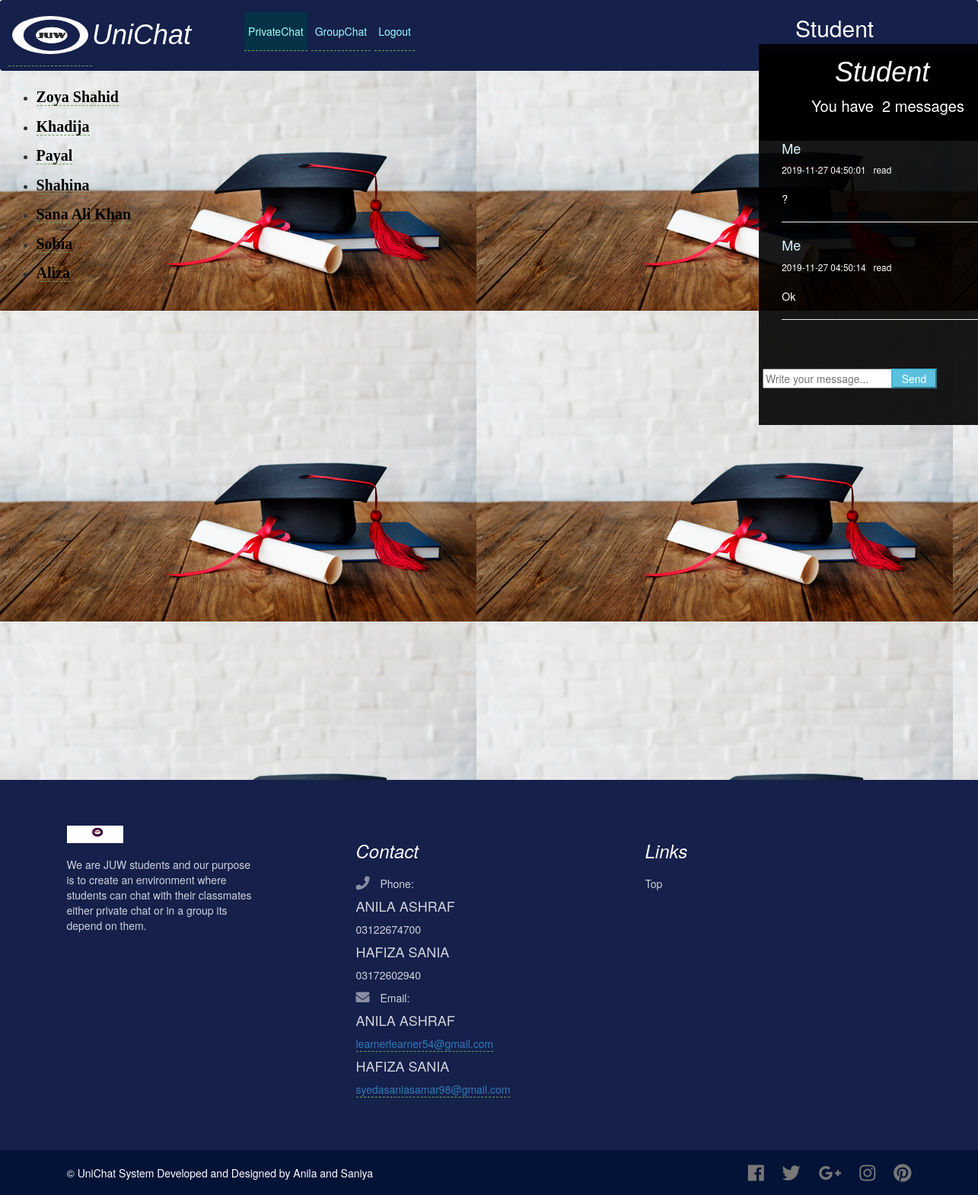
Screenshot of /wah.php (signed in) with the database file from the repository.
### tables this page shows
CREATE TABLE `student` (
  `Id` int(150) UNSIGNED NOT NULL,
  `Username` varchar(30) DEFAULT NULL,
  `Email` varchar(30) DEFAULT NULL,
  `Password` varchar(30) DEFAULT NULL,
  `Faculty` varchar(50) DEFAULT NULL,
  `Batch` varchar(30) DEFAULT NULL,
  `Source` varchar(30) DEFAULT NULL,
  `Area` varchar(255) DEFAULT NULL
);

CREATE TABLE `users_chats` (
  `sender_username` varchar(255) NOT NULL,
  `receiver_username` varchar(255) NOT NULL,
  `msg_content` text NOT NULL,
  `msg_status` varchar(255) NOT NULL,
  `msg_date` date NOT NULL,
  `msg_time` datetime NOT NULL
);

### wah.php (the view, shortened to what this page needs)
<?php
include("kon.php");
if(!isset($_SESSION['un'])){
	header("location: login.php");
}
else{ ?>
<html>
<head><title>PRIVATE CHAT</title>
	 <link rel="stylesheet" href="https://use.fontawesome.com/releases/v5.0.6/css/all.css">
	 <link rel="stylesheet" href="s.css">
	<link rel="stylesheet" href="https://maxcdn.bootstrapcdn.com/bootstrap/4.3.1/css/bootstrap.min.css">
	<link rel="stylesheet" href="https://maxcdn.bootstrapcdn.com/bootstrap/4.3.1/css/bootstrap.min.css">
	<link rel="stylesheet" type="text/css" href="https://maxcdn.bootstrapcdn.com/bootstrap/3.3.7/css/bootstrap.min.css">
	<link rel="stylesheet" type="text/css" href="https://maxcdn.bootstrapcdn.com/font-awesome/4.7.0/css/font-awesome.min.css">
<?php
      $se=$_SESSION['un'];
?>
</head>
<div id="ho">
	<nav class="navbar navbar-expand-sm" style="background-color:rgb(21,32,75);">
  <ul class="navbar-nav" id="top">
  	 <li class="nav-item">
      <a class="nav-link"  href="juw.php"><img src="1.png" class="rounded-circle" alt="LOGO" title="Home" width="100" height="50" style="background-color:black;"></a>
    </li>
    <li class="nav-item">
      <h1 style="font-family:Comic Sans MS, cursive, sans-serif; color:white;" >UniChat</h1>
    </li>
    <li class="nav-item">
      <a class="nav-link" id="T" href="wah.php" style="color:rgb(159,255,255);margin-left:70px; margin-top: 10px;">PrivateChat</a>
    </li>
    <li class="nav-item">
      <a class="nav-link" href="gp.php" style="color:rgb(159,255,255);margin-left:5px; margin-top: 10px;">GroupChat</a>
    </li>
<li class="nav-item" >
      <a class="nav-link" href="logout.php" style="color:rgb(159,255,255);margin-left:5px; margin-top: 10px;">Logout</a>
    </li>
    <li >
  	<?php
  	 echo "<p style='color:white;font-size:30px;margin-top:10px;margin-left:500px; position:fixed;'>$se</p>";?></li>
  </ul>
</nav>
</div>
	<div class="container main-section">
		<div class="row">
			<div class="col-md-3 col-sm-3 col-xs-12 left-sidebar"style="margin-left:-80px;">
				<div class="left-chat">
					<ul >
						<?php include("gdata.php"); ?>
					</ul>
				</div>
			</div>
			<div class="col-md-9 col-sm-9 col-xs-12 right-sidebar">
					<?php
						$user = $_SESSION['un'];
						$get_user = "select * from student where Username='$user'";
						$run_user = mysqli_query($con,$get_user);
						$row=mysqli_fetch_array($run_user);
						$user_name = $row['Username'];
					?>
					<?php
					 $username=$_SESSION['un'];
						$total_messages = "select * from users_chats where (sender_username='$user_name' AND receiver_username='$username') OR (receiver_username='$user_name' AND sender_username='$username')";
						$run_messages = mysqli_query($con,$total_messages);
						$total = mysqli_num_rows($run_messages);
					?>
                    </div>
				<div class="row" >
					<div id="scrolling" class="col-md-12 right-header-contentChat">
						<?php
						$sel_msg = "select * from users_chats where (sender_username='$user_name' AND receiver_username='$username') OR (receiver_username='$user_name' AND sender_username='$username') ORDER by 1 ASC";
						$run_msg = mysqli_query($con,$sel_msg);
						?>
						 <div id="mo">
                            <div class="col-md-12 right-header" >
						<div class="card" style="font-size:30px;color:white;background-color:black;width:139.9%;margin-left:-44px;margin-top: -70px;">
							<form method="post" >
								<p ><?php echo"<h1 style='font-family: sans-serif;text-align:center;margin-top:-4px;'>$username</h1>";?></p>
								<span style="font-size:20px;color:white;margin-top:100px;">&nbsp;&nbsp;&nbsp;&nbsp;&nbsp;&nbsp;&nbsp;&nbsp;&nbsp;&nbsp;&nbsp;&nbsp;You have&nbsp;&nbsp;<?php echo $total; ?> messages</span>
							</form>
						</div>
					</div>
							<?php
						while($row=mysqli_fetch_array($run_msg)){
						$sender_username = $row['sender_username'];
						$receiver_username = $row['receiver_username'];
						$msg_content = $row['msg_content'];
						$msg_status = $row['msg_status'];
						$msg_time = $row['msg_time'];
							if($user_name == $sender_username AND $username == $receiver_username){
							echo"
								<span> <h4 style='color:rgb(216,247,252);'>Me</h4><small> $msg_time &nbsp;&nbsp;$msg_status</small> </span><br><br>
										<p>$msg_content</p>
										<hr>
							";
						}
            ?>
						<?php
						}
			?>
					</div>
				</div>
				  <div class="row" style="margin-left:929.5px;margin-top:100px;">
					<div class="col-md-12 ">
						<form method="post"  >
						<input autocomplete="off" type="text"    name="msg_content" placeholder="Write your message..." >
						<input type="submit" class="btn-info" value="Send" style="width:60px;margin-left:169px;margin-top: -26px;" name="submit"  >
						</form>
					</div>
				</div>
					</div>
				</div>
			</div>
<?php } ?>
<footer>
          <div class="footer-top" style="background-color: rgb(21,32,75);margin-top: 500px;">
            <div class="container">
              <div class="row">
                <div class="col-md-4 col-lg-3 footer-about wow fadeInUp">
                  <img class="logo-footer" src="assets/img/logo.png" alt="logo-footer" data-at2x="assets/img/logo.png">
                  <p>
                    We are JUW students and our purpose is to create an environment where students can chat with their classmates either private chat or in a group its depend on them.
                  </p>
                      </div>
                <div class="col-md-4 col-lg-4 offset-lg-1 footer-contact wow fadeInDown" >
                  <h3>Contact</h3>
                      <p><i class="fas fa-phone"></i> Phone:<h4>ANILA ASHRAF</h4>03122674700 <br><h4>HAFIZA SANIA</h4>03172602940</p>
                      <p><i class="fas fa-envelope"></i> Email:<h4>ANILA ASHRAF</h4> <a href="mailto:hello@domain.com">learnerlearner54@gmail.com</a><br><h4>HAFIZA SANIA</h4><a href="mailto:hello@domain.com">syedasaniasamar98@gmail.com</a></p>
                      </div>
                      <div class="col-md-4 col-lg-4 footer-links wow fadeInUp">
                        <div class="row">
                          <div class="col">
                            <h3>Links</h3>
                          </div>
                        </div>
                        <div class="row">
                          <div class="col-md-6">
                            <p><a class="scroll-link" href="#top">Top</a></p>
                          </div>
                        </div>
                      </div>
                </div>
            </div>
          </div>
          <div class="footer-bottom" style="background-color:rgb(2, 19, 55 );color:white;">
            <div class="container">
              <div class="row">
                  <div class="col-md-6 footer-copyright">
                        &copy; UniChat System Developed and Designed by Anila and Saniya
                      </div>
                  <div class="col-md-6 footer-social">
                        <a href="#"><i class="fab fa-facebook"></i></a>
              <a href="#"><i class="fab fa-twitter"></i></a>
              <a href="#"><i class="fab fa-google-plus-g"></i></a>
              <a href="#"><i class="fab fa-instagram"></i></a>
              <a href="#"><i class="fab fa-pinterest"></i></a>
                      </div>
                </div>
            </div>
          </div>
        </footer>

### gdata.php (shortened to what this page needs)
<?php
require_once("kon.php");
$wah=$_SESSION['un'];
	$user = "select * from student where Username != '$wah'";
	$run_user = mysqli_query($con,$user);
	while ($row_user=mysqli_fetch_array($run_user)){
	$user_name = $row_user['Username'];
	echo"
	<li>
		<div class='chat'>
			<p><a href='wah.php?Username=$user_name' style='color:black;text-decoration:none;font-size:20px;font-family:times new roman;font-weight:bold;'>$user_name</a></p>";
	}
?>

### s.css (style rules this page uses)
a { color: #79a05f; border-bottom: 1px dashed #79a05f; text-decoration: none; transition: all .3s; }
h1, h2 { margin-top: 10px; font-size: 38px; font-weight: 300; color: #555; line-height: 50px; font-style: italic; }
h3 { font-size: 22px; font-weight: 300; color: #555; line-height: 30px; font-style: italic; }
.footer-top { padding: 60px 0; text-align: left; color: #fff; color: rgba(255, 255, 255, 0.8); }
.footer-top h3 { padding-bottom: 10px; color: #fff; }
.footer-about img.logo-footer { max-width: 74px; margin-top: 0; margin-bottom: 18px; }
.footer-contact p { word-wrap: break-word; }
.footer-contact i { padding-right: 10px; font-size: 18px; color: #fff; color: rgba(255, 255, 255, 0.5); }
.footer-links a { color: #fff; color: rgba(255, 255, 255, 0.8); border: 0; }
.footer-bottom { padding: 15px 0 17px 0; background: #444; text-align: left; color: #aaa; }
.footer-social { padding-top: 3px; text-align: right; }
.footer-social a { margin-left: 20px; color: #777; border: 0; }
.footer-social i { font-size: 24px; vertical-align: middle; }
.footer-copyright { padding-top: 5px; }

### wah.php (style rules this page uses)
#mo { width: 320px; height: 500px; background: rgba(0, 0, 0, 0.9); color: #fff; top: 50%; left: 50%; position: absolute; transform: translate(-50%,-50%); box-sizing: border-box; padding: 70px 30px; margin-left: 513px; overflow: auto; margin-top: -75px; }
#T { background-color: rgb(5, 50, 70); }

### rows the page displays
student: Username "Zoya Shahid"
student: Username "Khadija"
student: Username "Payal"
student: Username "Shahina"
student: Username "Sana Ali Khan"
student: Username "Sobia"
student: Username "Aliza"
users_chats: msg_time "2019-11-27 04:50:01", msg_status "read", msg_content "?"
users_chats: msg_time "2019-11-27 04:50:14", msg_status "read", msg_content "Ok"

### other values shown
$se "Student"
$username "Student"
$total "2"
